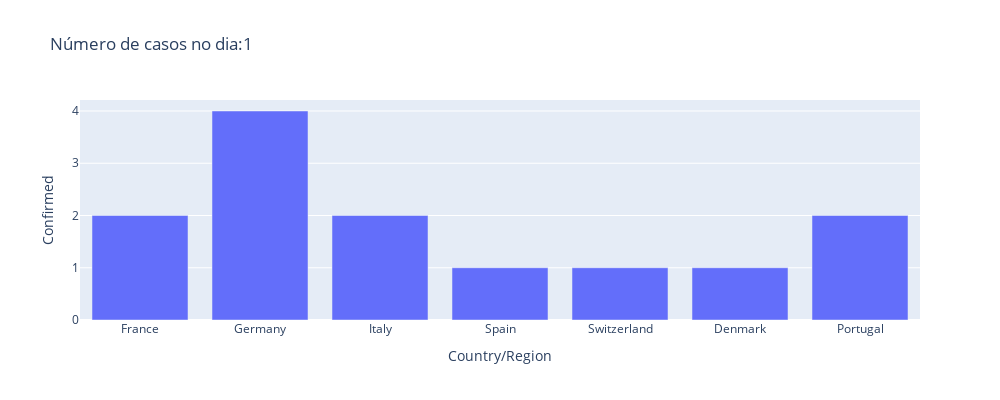

Source (notebook cell):
### Code cell
dias = [1,8,15,22,29]
for dia in dias:
    texto = 'Número de casos no dia:' + str(dia)
    fig = px.bar(temp.loc[temp['dia']==dia] , x="Country/Region", y="Confirmed", height=400,width=1000,
                 title=texto)
    fig.show()

### Figure 1 — Plotly figure (JSON) as saved in the notebook; plotly's stock layout.template omitted (floating-point values rounded to 4 significant figures)
{"data": [{"alignmentgroup": "True", "hoverlabel": {"namelength": 0}, "hovertemplate": "Country/Region=%{x}<br>Confirmed=%{y}", "legendgroup": "", "marker": {"color": "#636efa"}, "name": "", "offsetgroup": "", "orientation": "v", "showlegend": false, "textposition": "auto", "type": "bar", "x": ["France", "Germany", "Italy", "Spain", "Switzerland", "Denmark", "Portugal"], "xaxis": "x", "y": [2, 4, 2, 1, 1, 1, 2], "yaxis": "y"}], "layout": {"barmode": "relative", "height": 400, "legend": {"tracegroupgap": 0}, "title": {"text": "Número de casos no dia:1"}, "width": 1000, "xaxis": {"anchor": "y", "autorange": true, "domain": [0, 1], "range": [-0.5, 6.5], "title": {"text": "Country/Region"}, "type": "category"}, "yaxis": {"anchor": "x", "autorange": true, "domain": [0, 1], "range": [0, 4.211], "title": {"text": "Confirmed"}, "type": "linear"}}}
